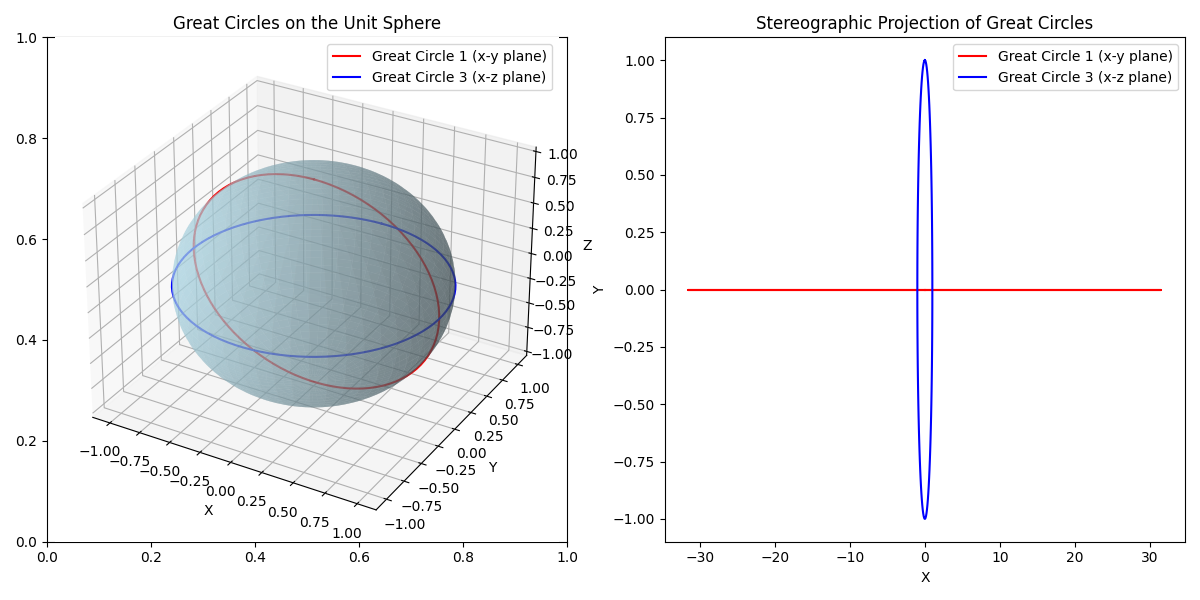

The script that saved this image:
import numpy as np
import matplotlib.pyplot as plt
from mpl_toolkits.mplot3d import Axes3D

# Define the unit sphere
def unit_sphere_mesh():
    u = np.linspace(0, np.pi, 100)  # Latitude
    v = np.linspace(0, 2 * np.pi, 100)  # Longitude
    u, v = np.meshgrid(u, v)
    x = np.sin(u) * np.cos(v)
    y = np.sin(u) * np.sin(v)
    z = np.cos(u)
    return x, y, z, u, v

# Stereographic projection
def stereographic_projection(x, y, z):
    # Prevent division by zero for points at the north pole (z = 1)
    z = np.clip(z, -1 + 1e-10, 1 - 1e-10)  # Clipping to avoid division by zero
    x_proj = x / (1 - z)
    y_proj = y / (1 - z)
    return x_proj, y_proj

# Function to create great circles
def great_circle(center, axis, num_points=100):
    # Parametrize the great circle
    theta = np.linspace(0, 2 * np.pi, num_points)
    circle_x = center[0] * np.cos(theta) + axis[0] * np.sin(theta)
    circle_y = center[1] * np.cos(theta) + axis[1] * np.sin(theta)
    circle_z = center[2] * np.cos(theta) + axis[2] * np.sin(theta)
    return circle_x, circle_y, circle_z

# Create the unit sphere mesh
x, y, z, u, v = unit_sphere_mesh()

# Define a new great circle on the equator (x-y plane)
center_1 = [0, 0, 1]  # North pole at (0, 0, 1)
axis_1 = [1, 0, 0]    # Axis along x (equator)
gc_x, gc_y, gc_z = great_circle(center_1, axis_1)

# Define a great circle on the x-z plane
center_3 = [0, 1, 0]  # Center at (0, 1, 0)
axis_3 = [1, 0, 0]    # Axis along x
gc_3_x, gc_3_y, gc_3_z = great_circle(center_3, axis_3)

# Apply stereographic projection to the great circles
gc_x_proj, gc_y_proj = stereographic_projection(gc_x, gc_y, gc_z)
gc_3_x_proj, gc_3_y_proj = stereographic_projection(gc_3_x, gc_3_y, gc_3_z)

# Plot the results
fig, axs = plt.subplots(1, 2, figsize=(12, 6))

# Plot the unit sphere and the great circles (x-y and x-z planes only)
ax = fig.add_subplot(121, projection='3d')
ax.plot_surface(x, y, z, color='lightblue', alpha=0.5)
ax.plot(gc_x, gc_y, gc_z, color='red', label='Great Circle 1 (x-y plane)')
ax.plot(gc_3_x, gc_3_y, gc_3_z, color='blue', label='Great Circle 3 (x-z plane)')

ax.set_title('Great Circles on the Unit Sphere')
ax.set_xlabel('X')
ax.set_ylabel('Y')
ax.set_zlabel('Z')
ax.legend()

# Plot the stereographic projection of the great circles (x-y and x-z planes only)
axs[1].plot(gc_x_proj, gc_y_proj, color='red', label='Great Circle 1 (x-y plane)')
axs[1].plot(gc_3_x_proj, gc_3_y_proj, color='blue', label='Great Circle 3 (x-z plane)')

axs[1].set_title('Stereographic Projection of Great Circles')
axs[1].set_xlabel('X')
axs[1].set_ylabel('Y')
axs[1].legend()

plt.tight_layout()
plt.savefig("greatcircle.png")
